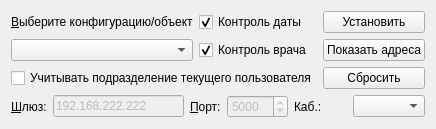
<?xml version="1.0" encoding="UTF-8"?>
<ui version="4.0">
 <class>EQConfigWidget</class>
 <widget class="QWidget" name="EQConfigWidget">
  <property name="geometry">
   <rect>
    <x>0</x>
    <y>0</y>
    <width>392</width>
    <height>124</height>
   </rect>
  </property>
  <property name="windowTitle">
   <string>Конфигурация табло эл. очереди</string>
  </property>
  <layout class="QGridLayout" name="gridLayout">
   <item row="0" column="2">
    <widget class="QPushButton" name="btnCommit">
     <property name="text">
      <string>Установить</string>
     </property>
    </widget>
   </item>
   <item row="1" column="1">
    <widget class="QCheckBox" name="chkPersonControl">
     <property name="toolTip">
      <string>Вызов пациентов только из очереди текущего врача-пользователя</string>
     </property>
     <property name="text">
      <string>Контроль врача</string>
     </property>
     <property name="checked">
      <bool>true</bool>
     </property>
    </widget>
   </item>
   <item row="1" column="0">
    <widget class="QComboBox" name="cmbGatewayPlace">
     <property name="editable">
      <bool>false</bool>
     </property>
    </widget>
   </item>
   <item row="0" column="1">
    <widget class="QCheckBox" name="chkDateControl">
     <property name="toolTip">
      <string>Вызов пациентов только из сегодняшней очереди</string>
     </property>
     <property name="text">
      <string>Контроль даты</string>
     </property>
     <property name="checked">
      <bool>true</bool>
     </property>
    </widget>
   </item>
   <item row="0" column="0">
    <widget class="QLabel" name="lblGatewayPlace">
     <property name="text">
      <string>&amp;Выберите конфигурацию/объект</string>
     </property>
     <property name="buddy">
      <cstring>cmbGatewayPlace</cstring>
     </property>
    </widget>
   </item>
   <item row="2" column="0" colspan="2">
    <widget class="QCheckBox" name="chkFindByOrgStructure">
     <property name="text">
      <string>Учитывать подразделение текущего пользователя</string>
     </property>
    </widget>
   </item>
   <item row="3" column="0" colspan="3">
    <layout class="QHBoxLayout" name="horizontalLayout">
     <item>
      <widget class="QLabel" name="lblHost">
       <property name="text">
        <string>&amp;Шлюз:</string>
       </property>
       <property name="buddy">
        <cstring>edtHost</cstring>
       </property>
      </widget>
     </item>
     <item>
      <widget class="QLineEdit" name="edtHost">
       <property name="enabled">
        <bool>false</bool>
       </property>
       <property name="minimumSize">
        <size>
         <width>100</width>
         <height>0</height>
        </size>
       </property>
       <property name="text">
        <string>192.168.222.222</string>
       </property>
      </widget>
     </item>
     <item>
      <widget class="QLabel" name="lblPort">
       <property name="text">
        <string>&amp;Порт:</string>
       </property>
       <property name="buddy">
        <cstring>spbPort</cstring>
       </property>
      </widget>
     </item>
     <item>
      <widget class="QSpinBox" name="spbPort">
       <property name="enabled">
        <bool>false</bool>
       </property>
       <property name="maximum">
        <number>99999</number>
       </property>
       <property name="value">
        <number>5000</number>
       </property>
      </widget>
     </item>
     <item>
      <widget class="QStackedWidget" name="stackedWidget">
       <property name="lineWidth">
        <number>0</number>
       </property>
       <property name="currentIndex">
        <number>1</number>
       </property>
       <widget class="QWidget" name="pagePanelAddress">
        <layout class="QHBoxLayout" name="horizontalLayout_2">
         <property name="spacing">
          <number>0</number>
         </property>
         <property name="margin">
          <number>0</number>
         </property>
         <item>
          <widget class="QLabel" name="lblPanelAddress">
           <property name="enabled">
            <bool>true</bool>
           </property>
           <property name="text">
            <string>&amp;Табло:</string>
           </property>
           <property name="buddy">
            <cstring>spbPanelAddress</cstring>
           </property>
          </widget>
         </item>
         <item>
          <widget class="QSpinBox" name="spbPanelAddress">
           <property name="enabled">
            <bool>false</bool>
           </property>
           <property name="minimum">
            <number>0</number>
           </property>
           <property name="maximum">
            <number>255</number>
           </property>
           <property name="value">
            <number>255</number>
           </property>
          </widget>
         </item>
        </layout>
       </widget>
       <widget class="QWidget" name="pageOffice">
        <layout class="QHBoxLayout" name="horizontalLayout_3">
         <property name="spacing">
          <number>0</number>
         </property>
         <property name="margin">
          <number>0</number>
         </property>
         <item>
          <widget class="QLabel" name="lblOffice">
           <property name="text">
            <string>Каб.:</string>
           </property>
          </widget>
         </item>
         <item>
          <widget class="CDbComboBox" name="cmbOffice"/>
         </item>
        </layout>
       </widget>
      </widget>
     </item>
    </layout>
   </item>
   <item row="2" column="2">
    <widget class="QPushButton" name="btnReset">
     <property name="text">
      <string>Сбросить</string>
     </property>
    </widget>
   </item>
   <item row="1" column="2">
    <widget class="QPushButton" name="btnShowAllAddresses">
     <property name="text">
      <string>Показать адреса</string>
     </property>
    </widget>
   </item>
  </layout>
 </widget>
 <customwidgets>
  <customwidget>
   <class>CDbComboBox</class>
   <extends>QComboBox</extends>
   <header>library/DbComboBox.h</header>
  </customwidget>
 </customwidgets>
 <resources/>
 <connections/>
</ui>
